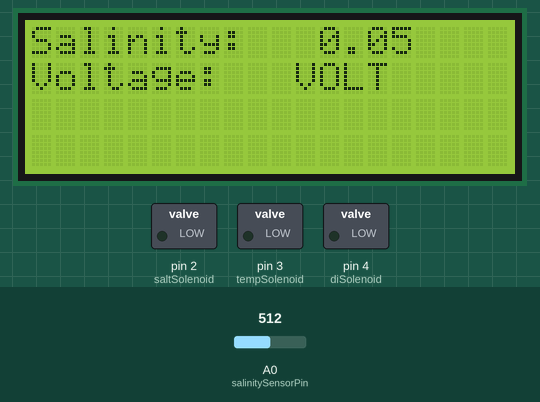
Simulated run of this sketch. Board: Arduino Uno, built with avr-gcc and run on an emulated ATmega328P. Parts: 20×4 character LCD, switched loads named in the sketch (green lamp = pin HIGH). The test bench sets the inputs (shaded band); at power-on: A0 (salinitySensorPin) = 512. Pins used as bus, display or sensor lines are not drawn; what the sketch prints to the serial monitor is not drawn.

Above: at 1.8 s.
1.9 s: A0 (salinitySensorPin) set to 716
At 3.8 s:
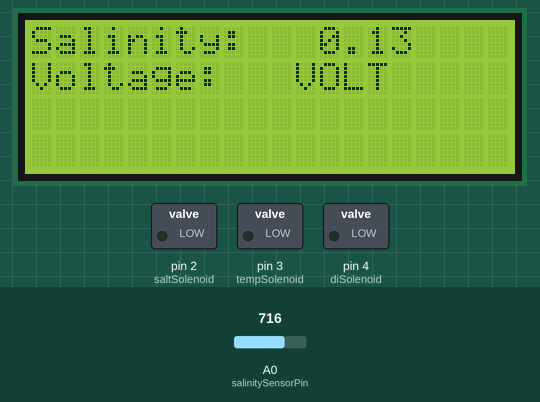
4.9 s: A0 (salinitySensorPin) set to 900
At 6.5 s:
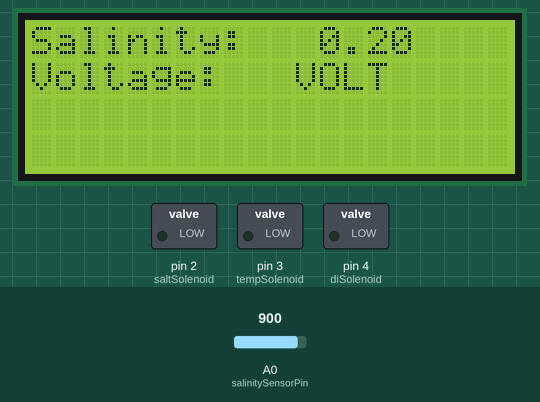
7.9 s: A0 (salinitySensorPin) set to 1023
At 19.8 s:
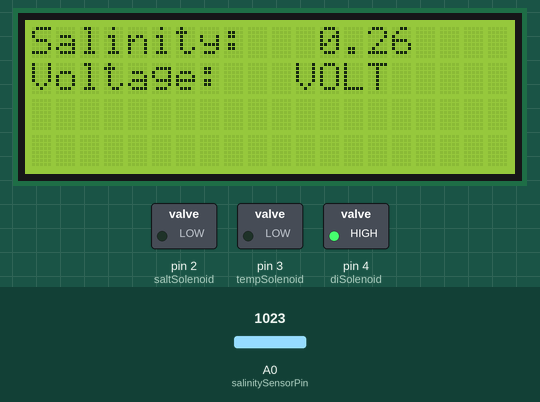
Timing chart, 0 to 47.5 s (numbered marks = the images above; inputs shaded):
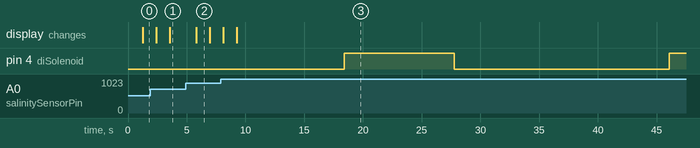

The sketch:

baseME121Code.ino
```cpp
#include <Wire.h>
#include <LiquidCrystal_I2C.h>

// Set the LCD address to 0x27 for a 16 chars and 2 line display
LiquidCrystal_I2C lcd(0x27, 20, 4);


//Pin definitions
int salinityPowerPin = 8;     //energized salinity sensor
int salinitySensorPin = A0;   //Reads Voltage drop across 10k Resistor
int saltSolenoid = 2;         //NaCl Solenoid
int diSolenoid = 4;           //DI solenoid
int tempSolenoid = 3;         //Temp Solenoid
//Values
float reading;
float average = 0;
float standardDev = 4.5/2422.;
float deadTime = 18000;       //Delay after solinity change
float setPoint = 182./2422.;
long timeSinceChange = 0;
float KpSalt = 0.00007216;      //This is maybe about right
float KpDI = 4000;            //This is wrong in everyway
int tankMass = 98;
float overFlow = 0.15;
float G = 0.8;


void setup() {
  //initialized Serial and pinmodes
  Serial.begin(9600);
  pinMode(salinityPowerPin, OUTPUT);
  pinMode(saltSolenoid, OUTPUT);
  pinMode(tempSolenoid, OUTPUT);
  pinMode(diSolenoid, OUTPUT);
  // initialize the LCD
  lcd.begin();
  lcd.clear();
  // Turn on the blacklight and print a message.
  lcd.backlight();
  lcd.print("Salinity:   ");
  lcd.print("READ");
  lcd.setCursor(0,1);
  lcd.print("Voltage:   ");
  lcd.print("VOLT");


  /*//Test Relays
  digitalWrite(2, HIGH);
  delay(200);
  digitalWrite(2, LOW);
  digitalWrite(3, HIGH);
  delay(200);
  digitalWrite(3, LOW);
  delay(200);
  digitalWrite(4, HIGH);
  delay(200);
  digitalWrite(4, LOW);
  */
}


void loop() {
  reading = measureSalinity();
  Serial.println(reading);
  updateScreen(reading);
  float error = reading - setPoint;
  if((error > 3 * standardDev) || (error < -3 * standardDev))
    if(millis() > timeSinceChange + deadTime){    //Check is deadtime has elapsed
      adjustSalinity(error, getDeltaT(error, reading));
    }
}


void updateScreen(float message){
  lcd.clear();
  lcd.print("Salinity:   ");
  lcd.print(message);
  lcd.setCursor(0,1);
  lcd.print("Voltage:   ");
  lcd.print("VOLT");


}


float rawToSalinity(float rawRead){
  Serial.print("RAW  ");Serial.println(rawRead);
  float salinity;
  if (rawRead < 142){
    salinity = rawRead / 10423.;

  }
  else{
    salinity = (rawRead - 400) / 2422.;

  }
  return salinity;
}


//Takes 100 readings of salinity sensor returns the average
float measureSalinity(){
  float reading = 0;
  digitalWrite(salinityPowerPin, HIGH);
  delay(100);
  for (int i = 0; i < 100; i++){
    reading += analogRead(salinitySensorPin);
    delay(10);
  }
  reading = reading/100.;
  digitalWrite(salinityPowerPin, LOW);
  return(rawToSalinity(reading));

}


void adjustSalinity(float error, int deltaT){
    Serial.print("ERROR");Serial.println(deltaT);

    //Serial.println(3*standardDev);
    if(error > 3 * standardDev){                //Water is too salty
      digitalWrite(diSolenoid, HIGH);
      delay(deltaT);                        //this factor is all wrong
      digitalWrite(diSolenoid, LOW);
    }
    else if(error < -3 * standardDev){          //Water is not salty enough
      digitalWrite(saltSolenoid, HIGH);
      delay(deltaT);                      //needs correction factor for overflow
      digitalWrite(saltSolenoid, LOW);
    }
    timeSinceChange = millis();
}

int getDeltaT(float error, float currentSalinity){
  int deltaT;
  float salinityToAdd;
  float finalSalinity = currentSalinity + G*(setPoint - currentSalinity);
  if(error < 0){
    salinityToAdd = 0.1;
  }
  else if (error > 0){
    salinityToAdd = 0;
  }
  float massToAdd = tankMass*(1/(1-overFlow))*(currentSalinity - finalSalinity)/(currentSalinity - salinityToAdd);
  if(error < 0){
    deltaT = (massToAdd*1000)/(6);
  }
  else if(error > 0){
    deltaT = (massToAdd*1000)/(7);
  }
  return(deltaT);
}
```

Measured:
- after the input at 1.9 s, the display: first changes after 0.49 s (image 1 shows a later state)
- after the input at 4.9 s, the display: changes after 0.93 s (image 2)
- after the input at 7.9 s, the display: first changes after 0.22 s (image 3 shows a later state)
- what the display in image 2 shows lasts 1.2 s, from 5.8 s to 7.0 s
